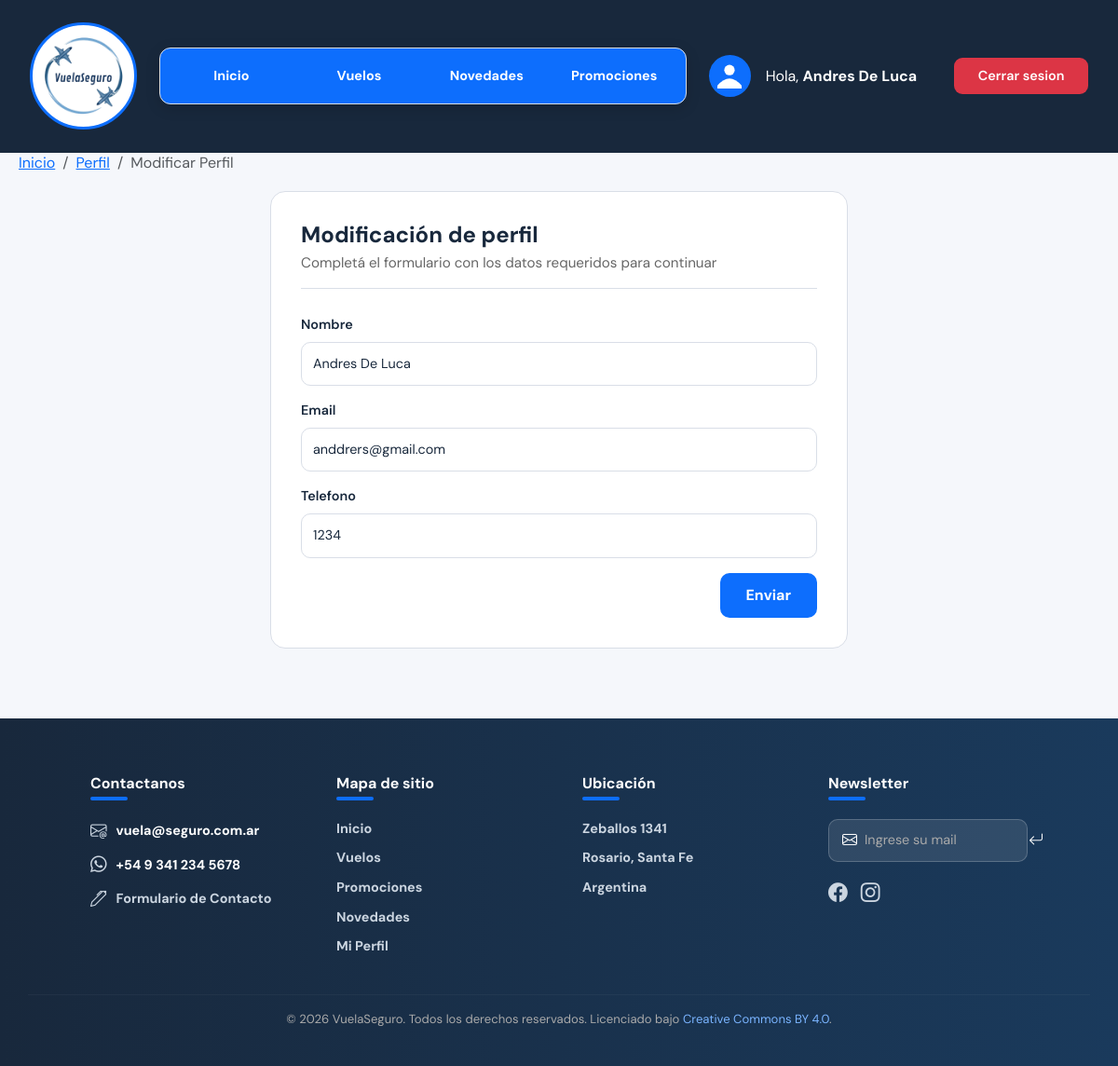
Page /PERFIL/perfil-modificar.php (signed in) on the committed database.
### tables this page shows
CREATE TABLE `usuarios` (
  `codUsuario` int(11) NOT NULL,
  `nombreUsuario` varchar(100) DEFAULT NULL,
  `claveUsuario` varchar(255) NOT NULL,
  `tipoUsuario` varchar(20) DEFAULT NULL,
  `emailUsuario` varchar(100) DEFAULT NULL,
  `telefonoUsuario` varchar(20) DEFAULT NULL,
  `emailVerificado` tinyint(1) NOT NULL DEFAULT 0,
  `tokenVerificacion` varchar(64) DEFAULT NULL,
  `tokenReset` varchar(64) DEFAULT NULL,
  `tokenResetExpira` datetime DEFAULT NULL
);

### PERFIL/perfil-modificar.php (the view, shortened to what this page needs)
<?php
    include_once('../conexion.inc');
    $id = $_SESSION['codUsuario'];
    $buscarQuery = 'SELECT * FROM usuarios WHERE codUsuario = ?';
    $stmt = mysqli_prepare($link, $buscarQuery);
    mysqli_stmt_bind_param($stmt, "i", $id);
    mysqli_stmt_execute($stmt);
    $rta = mysqli_stmt_get_result($stmt);
    $row = mysqli_fetch_assoc($rta);
?>
<!DOCTYPE html>
<html lang="es">
<head>
    <link rel="stylesheet" href="https://cdn.jsdelivr.net/npm/bootstrap-icons@1.10.5/font/bootstrap-icons.css">
    <link href="https://cdn.jsdelivr.net/npm/bootstrap@5.3.3/dist/css/bootstrap.min.css" rel="stylesheet"/>
    <link rel="stylesheet" href="../INDEX/estilos-globales.css">
    <link rel="stylesheet" href="perfiles.css">
</head>
<body>
<header>
  <section class="navbar-section">
    <div class="header-wrapper">
      <nav class="navbar-custom">
        <div class="logo-wrap">
          <img src="../INDEX/logo-vuelaseguro.png" class="logo-vuela" alt="Logo VuelaSeguro">
        </div>
        <div class="nav-links">
          <a href="../INDEX/index.php">Inicio</a>
          <a href="../VUELOS/vuelos.php">Vuelos</a>
          <a href="../NOVEDADES/novedades.php" >Novedades</a>
          <a href="../PROMOCIONES/promociones.php">Promociones</a>
        </div>
        <div class="nav-right">
          <div class="foto-perfil" title="Perfil">
            <svg width="26" height="40" viewBox="0 0 42 42" xmlns="http://www.w3.org/2000/svg">
              <circle cx="21" cy="10" r="9" fill="#ffffff"/>
              <path d="M -4 42 Q 21 7 46 42 Z" fill="#ffffff"/>
            </svg>
          </div>
          <?php if (!empty($_SESSION)): ?>
              <span class="text-white me-2"><a href="../PERFIL/perfiles.php" style="text-decoration: none; color: white">Hola, <strong><?php echo htmlspecialchars($_SESSION['nombreUsuario']); ?><a></strong></span>
              <a href="../LOGIN/logout.php" class="btn-registro" style="text-decoration:none;background:#dc3545;">Cerrar sesion</a>
          <?php else: ?>
              <a href="../LOGIN/login.php" class="btn-registro" style="text-decoration: none; color: white;">Iniciar sesión</a>
          <?php endif; ?>
        </div>
      </nav>
        <nav aria-label="breadcrumb">
            <ol class="breadcrumb">
            <li class="breadcrumb-item"><a href="../INDEX/index.php">Inicio</a></li>
            <li class="breadcrumb-item"><a href="../PERFIL/perfiles.php">Perfil</a></li>
            <li class="breadcrumb-item active" aria-current="page">Modificar Perfil</li>
            </ol>
        </nav>
    </div>
  </section>
</header>
  <div class="contacto-wrapper">
    <div class="contacto-form-card">
      <h2>Modificación de perfil</h2>
      <h4>Completá el formulario con los datos requeridos para continuar</h4>
      <form action="perfil-modificar.php" method="POST">
        <div class="mb-3">
          <label class="form-label">Nombre</label>
          <input type="text" class="form-control" name="nombre" value="<?php echo htmlspecialchars($row['nombreUsuario']); ?>" required>
        </div>
        <div class="mb-3">
          <label class="form-label">Email</label>
          <input type="email" class="form-control" name="email" value="<?php echo htmlspecialchars($row['emailUsuario']); ?>" placeholder="Tu email" required>
        </div>
        <div class="mb-3">
          <label class="form-label">Telefono</label>
          <input type="tel" class="form-control" name="telefono" value="<?php echo htmlspecialchars($row['telefonoUsuario']); ?>" placeholder="Tu telefono" required>
        </div>
        <div class="d-flex justify-content-end">
            <button type="submit" class="btn-enviar">Enviar</button>
        </div>
      </form>
    </div>
  </div>
  <section class="footer-section">
    <footer>
      <div class="row">
        <div class="col">
          <h3><strong>Contactanos</strong><div class="subrayado"></div></h3>
          <ul>
            <li><i class="bi bi-envelope-at"></i><a>vuela@seguro.com.ar</a></li>
            <li><i class="bi bi-whatsapp"></i><a>+54 9 341 234 5678</a></li>
            <li><i class="bi bi-pen"></i><a href="../CONTACTO/contacto.php">Formulario de Contacto</a></li>
          </ul>
        </div>
        <div class="col">
          <h3><strong>Mapa de sitio</strong><div class="subrayado"></div></h3>
          <ul>
            <li><a href="../INDEX/index.php">Inicio</a></li>
            <li><a href="../VUELOS/vuelos.php">Vuelos</a></li>
            <li><a href="../PROMOCIONES/promociones.php">Promociones</a></li>
            <li><a href="../NOVEDADES/novedades.php">Novedades</a></li>
            <li><a href="../PERFIL/perfil.php">Mi Perfil</a></li>
          </ul>
        </div>
        <div class="col">
          <h3><strong>Ubicación</strong><div class="subrayado"></div></h3>
          <ul>
            <li><a href="https://maps.app.goo.gl/UvsGpUXHgk9GkpYP9" target="_blank">Zeballos 1341</a></li>
            <li><a href="https://maps.app.goo.gl/87YMeSLAp74gH9mc7" target="_blank">Rosario, Santa Fe</a></li>
            <li><a href="https://maps.app.goo.gl/u94xc8o8xowqeTuz8" target="_blank">Argentina</a></li>
          </ul>
        </div>
        <div class="col">
          <h3><strong>Newsletter</strong><div class="subrayado"></div></h3>
          <form>
            <i class="bi bi-envelope"></i>
            <input type="email" placeholder="Ingrese su mail">
            <button type="submit"><i class="bi bi-arrow-return-left"></i></button>
          </form>
          <div class="iconos-redes">
            <i class="bi bi-facebook"></i>
            <i class="bi bi-instagram"></i>
          </div>
        </div>
      </div>
      <hr>
      <p class="copyright">&copy; 2026 VuelaSeguro. Todos los derechos reservados. Licenciado bajo
        <a href="https://creativecommons.org/licenses/by/4.0/" target="_blank" rel="noopener noreferrer">Creative Commons BY 4.0</a>.
      </p>
    </footer>
  </section>
</body>
</html>

### INDEX/estilos-globales.css (style rules this page uses)
:root { --azul: #0d6efd; --azul-oscuro: #18283c; --gris: #666666; --gris-claro: #f5f7fb; --borde: #d9dee7; --blanco: #ffffff; --verde: #198754; --rojo: #dc3545; --naranja: #e07b00; }
* { margin: 0; padding: 0; box-sizing: border-box; }
body { font-family: 'DM Sans', sans-serif; background: var(--gris-claro); color: var(--azul-oscuro); }
.header-wrapper { background: var(--azul-oscuro); padding: 1.5rem 0 0 0; }
.navbar-custom { margin: 0 2rem; padding-bottom: 1.5rem; display: flex; align-items: center; gap: 1.5rem; }
.breadcrumb { justify-content: left; height: 1px; margin-left: 20px; color: black; }
.logo-wrap { width: 115px; height: 115px; border-radius: 50%; border: 3px solid var(--azul); background: var(--blanco); display: flex; align-items: center; justify-content: center; flex-shrink: 0; overflow: hidden; position: relative; }
.logo-vuela { width: 100%; height: 100%; object-fit: cover; }
.nav-links { background: var(--azul); border: 1px solid var(--borde); border-radius: 12px; padding: 0.5rem; display: flex; flex: 1; justify-content: space-between; box-shadow: 0 4px 15px rgba(0, 0, 0, 0.15); }
.nav-links a { font-weight: 700; flex: 1; text-align: center; color: var(--blanco); font-size: 0.9rem; padding: 0.7rem 0; border-radius: 8px; text-decoration: none; transition: all 0.2s; white-space: nowrap; }
.nav-right { display: flex; align-items: center; gap: 1rem; flex-shrink: 0; }
.foto-perfil { width: 45px; height: 45px; border-radius: 50%; border: 2px solid var(--azul); background: var(--azul); display: flex; align-items: center; justify-content: center; cursor: pointer; flex-shrink: 0; overflow: hidden; }
.btn-registro { background: var(--azul); border: none; color: var(--blanco); border-radius: 9px; padding: 0.55rem 1.6rem; font-size: 0.9rem; font-weight: 600; white-space: nowrap; cursor: pointer; flex-shrink: 0; transition: all 0.2s; }
.footer-section { background: linear-gradient(to right, var(--azul-oscuro), #1a3a5c); color: var(--blanco); padding: 50px 30px 24px; margin-top: 50px; }
.footer-section footer .row { width: 90%; margin: auto; display: flex; flex-wrap: wrap; justify-content: space-between; gap: 30px; margin-bottom: 30px; }
.footer-section footer .col { flex-basis: 20%; min-width: 160px; padding: 10px; }
.footer-section h3 { font-size: 1rem; margin-bottom: 20px; color: var(--blanco); }
.footer-section .subrayado { width: 40px; height: 4px; background: var(--azul); border-radius: 3px; margin-top: 5px; }
.footer-section ul { list-style: none; padding: 0; margin: 0; display: flex; flex-direction: column; gap: 10px; }
.footer-section ul li { display: flex; align-items: center; gap: 10px; font-size: 0.9rem; }
.footer-section ul li a { font-weight: 700; color: #cbd5e0; text-decoration: none; transition: 0.2s; }
.footer-section ul li i { font-size: 1.1rem; color: #cbd5e0; }
.footer-section form { display: flex; align-items: center; gap: 8px; background: rgba(255, 255, 255, 0.1); border: 1px solid rgba(255, 255, 255, 0.2); border-radius: 10px; padding: 10px 14px; margin-bottom: 18px; }
.footer-section form i { font-size: 1rem; color: var(--blanco); }
.footer-section form input { background: transparent; border: none; outline: none; color: var(--blanco); font-family: 'DM Sans', sans-serif; font-size: 0.9rem; flex: 1; }
.footer-section form input::placeholder { color: #aaaaaa; }
.footer-section form button { background: transparent; border: none; color: var(--blanco); cursor: pointer; font-size: 1rem; }
.footer-section .iconos-redes { display: flex; gap: 14px; }
.footer-section .iconos-redes i { font-size: 1.3rem; color: #cbd5e0; cursor: pointer; transition: 0.2s; }
.footer-section hr { border: none; border-top: 1px solid rgba(255, 255, 255, 0.15); margin-bottom: 16px; }
.footer-section .copyright { text-align: center; font-size: 0.82rem; color: #aaaaaa; }
.footer-section .copyright a { color: #7ab4ff; text-decoration: none; }

### rows in the picture
usuarios: nombre "Andres De Luca", email "anddrers@gmail.com", telefono "1234"

### other values in the picture
$_SESSION['nombreUsuario'] "Andres De Luca"
